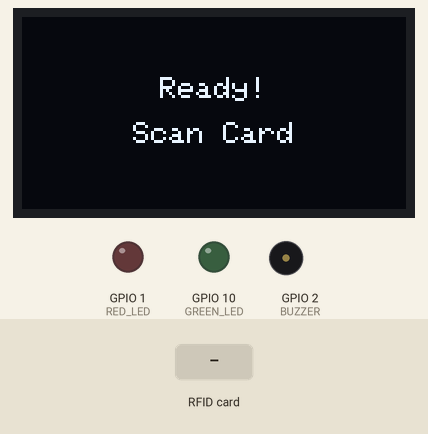
This sketch was run on a simulated ESP32-S3. Shown: 128×64 one-colour display, output pins drawn as LEDs (lit = HIGH), buzzer (waves = sounding, pin HIGH). Inputs (shaded band) come from the test bench. WiFi joins after 1.5 s; servers stay silent unless stated; uploads are accepted with an empty reply; what the sketch prints to the serial monitor is not drawn.

Above: at 3.2 s.
3.3 s: RFID card 5E 7A 19 C4 held to the reader
At 3.45 s:
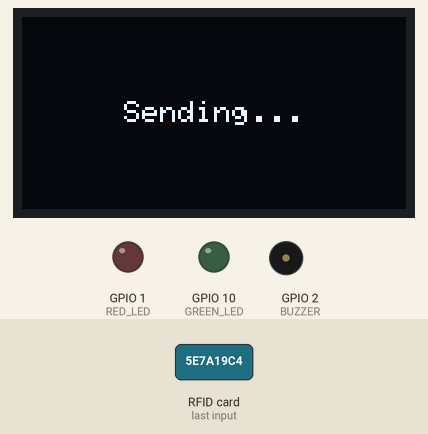
At 5.7 s:
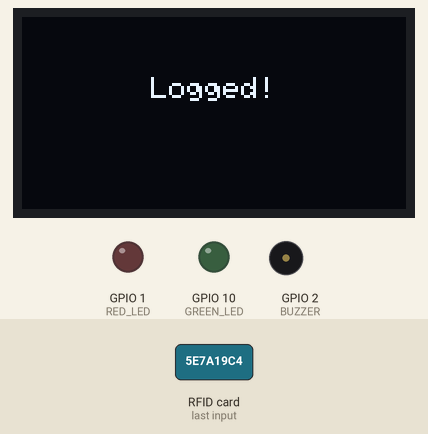
Timing chart, 0 to 7.2 s (numbered marks = the images above; inputs shaded):
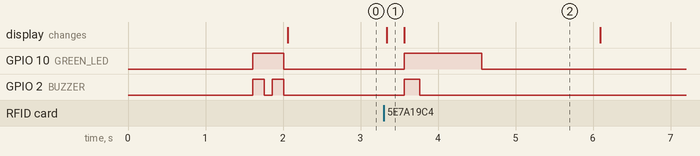

Measured:
- after the input at 3.3 s, GPIO 10 (GREEN_LED): LOW → HIGH after 0.27 s, → LOW 1.0 s later; GPIO 2 (BUZZER): LOW → HIGH after 0.27 s, → LOW 0.20 s later; the display: changes at once (image 1)

The sketch:

Attendance_System.ino
```cpp
#include <WiFi.h>
#include <HTTPClient.h>
#include <SPI.h>
#include <MFRC522.h>
#include <Wire.h>
#include <Adafruit_GFX.h>
#include <Adafruit_SSD1306.h>

// --- Wi-Fi Settings ---
const char* ssid     = "YOUR_WIFI_SSID";
const char* password = "YOUR_WIFI_PASSWORD";

// --- Google Deployment Link ---
String GOOGLE_SCRIPT_URL = "YOUR_GOOGLE_APPS_SCRIPT_WEB_APP_URL";

// --- Hardware Pin Definitions ---
#define RST_PIN     3
#define SS_PIN      5
#define I2C_SDA     8
#define I2C_SCL     9

#define RED_LED    1
#define BUZZER     2
#define GREEN_LED  10

MFRC522 mfrc522(SS_PIN, RST_PIN);
Adafruit_SSD1306 display(128, 64, &Wire, -1);

// --- Cooldown Settings ---
String lastCardID = "";
unsigned long lastScanTime = 0;
const unsigned long COOLDOWN_MS = 4000;

void printCentered(String text, int y) {
  int16_t x1, y1;
  uint16_t w, h;
  display.getTextBounds(text, 0, y, &x1, &y1, &w, &h);
  display.setCursor((128 - w) / 2, y);
  display.println(text);
}

void setup() {
  Serial.begin(115200);

  pinMode(RED_LED, OUTPUT);
  pinMode(GREEN_LED, OUTPUT);
  pinMode(BUZZER, OUTPUT);

  digitalWrite(RED_LED, LOW);
  digitalWrite(GREEN_LED, LOW);
  digitalWrite(BUZZER, LOW);

  SPI.begin(4, 6, 7, 5);
  mfrc522.PCD_Init();

  Wire.begin(I2C_SDA, I2C_SCL);
  if(!display.begin(SSD1306_SWITCHCAPVCC, 0x3C)) {
    Serial.println("OLED allocation failed");
  }
  display.setRotation(2);

  display.clearDisplay();
  display.setTextSize(1);
  display.setTextColor(WHITE);
  printCentered("Connecting...", 28);
  display.display();

  WiFi.begin(ssid, password);
  while (WiFi.status() != WL_CONNECTED) {
    delay(500);
    Serial.print(".");
  }

  digitalWrite(GREEN_LED, HIGH);
  digitalWrite(BUZZER, HIGH);
  delay(150);
  digitalWrite(BUZZER, LOW);
  delay(100);
  digitalWrite(BUZZER, HIGH);
  delay(150);
  digitalWrite(BUZZER, LOW);
  digitalWrite(GREEN_LED, LOW);

  display.clearDisplay();
  printCentered("Ready!", 20);
  printCentered("Scan Card", 35);
  display.display();
  Serial.println("--- System Ready! ---");
}

void loop() {
  if ( ! mfrc522.PICC_IsNewCardPresent() || ! mfrc522.PICC_ReadCardSerial() ) {
    delay(50);
    return;
  }

  String cardID = "";
  for (byte i = 0; i < mfrc522.uid.size; i++) {
     cardID += String(mfrc522.uid.uidByte[i] < 0x10 ? "0" : "");
     cardID += String(mfrc522.uid.uidByte[i], HEX);
  }
  cardID.toUpperCase();

  String displayID = "";
  for(int i = 0; i < cardID.length(); i += 2) {
    displayID += cardID.substring(i, i+2);
    if(i < cardID.length() - 2) displayID += " ";
  }

  Serial.println("Card Detected: " + displayID);

  if (displayID == lastCardID && (millis() - lastScanTime) < COOLDOWN_MS) {
    mfrc522.PICC_HaltA();
    mfrc522.PCD_StopCrypto1();
    delay(50);
    return;
  }
  lastCardID = displayID;
  lastScanTime = millis();

  display.clearDisplay();
  printCentered("Sending...", 28);
  display.display();

  if (WiFi.status() == WL_CONNECTED) {
    HTTPClient http;

    String url = GOOGLE_SCRIPT_URL + "?cardId=" + displayID;
    url.replace(" ", "%20");

    http.begin(url.c_str());
    http.setFollowRedirects(HTTPC_STRICT_FOLLOW_REDIRECTS);
    http.setTimeout(10000);

    int httpCode = http.GET();
    Serial.print("HTTP Response Code: ");
    Serial.println(httpCode);

    String studentName = "Unknown Student";

    if (httpCode > 0) {
      studentName = http.getString();
      studentName.trim();
      Serial.println("Response Body (Name): " + studentName);
    }

    display.clearDisplay();

    if (httpCode == 200 && studentName != "Unknown Student" && !studentName.startsWith("Error")) {
      printCentered("Logged!", 20);
      printCentered(studentName, 35);
      display.display();

      digitalWrite(GREEN_LED, HIGH);
      digitalWrite(BUZZER, HIGH);
      delay(200);
      digitalWrite(BUZZER, LOW);
      delay(800);
      digitalWrite(GREEN_LED, LOW);

      Serial.println("Google Sheets Update: Success!");
    } else {
      printCentered("Failed!", 28);
      display.display();

      digitalWrite(RED_LED, HIGH);
      digitalWrite(BUZZER, HIGH);
      delay(800);
      digitalWrite(BUZZER, LOW);
      digitalWrite(RED_LED, LOW);

      Serial.println("Google Sheets Update: Failed or Student Unknown.");
    }

    http.end();
  }

  delay(1500);

  display.clearDisplay();
  printCentered("Ready!", 20);
  printCentered("Scan Card", 35);
  display.display();

  mfrc522.PICC_HaltA();
  mfrc522.PCD_StopCrypto1();
}
```
